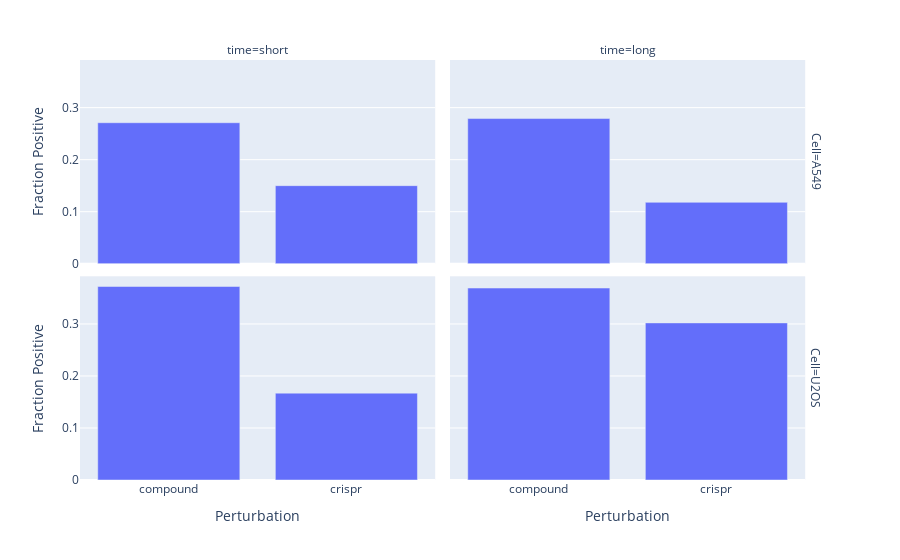

Here is the notebook cell this chart was saved with:
### Code cell
fig = px.bar(
    data_frame=matching_fp_df,
    x="Modality",
    y="fp",
    facet_row="Cell",
    facet_col="time",
)
fig.update_layout(
    xaxis1=dict(title="Perturbation"),
    xaxis2=dict(title="Perturbation"),
    yaxis1=dict(title="Fraction Positive"),
    yaxis3=dict(title="Fraction Positive"),
)
#fig.show("png")
#fig.write_image(
#    f"figures/1.CellProfiler_matching_fp.png", width=640, height=480, scale=2
#)

### Figure 1 — Plotly figure (JSON) as saved in the notebook; plotly's stock layout.template omitted (floating-point values rounded to 4 significant figures)
{"data": [{"alignmentgroup": "True", "hovertemplate": "Cell=A549<br>time=short<br>Modality=%{x}<br>fp=%{y}<extra></extra>", "legendgroup": "", "marker": {"color": "#636efa", "pattern": {"shape": ""}}, "name": "", "offsetgroup": "", "orientation": "v", "showlegend": false, "textposition": "auto", "type": "bar", "x": ["compound", "crispr"], "xaxis": "x3", "y": [0.271, 0.15], "yaxis": "y3"}, {"alignmentgroup": "True", "hovertemplate": "Cell=A549<br>time=long<br>Modality=%{x}<br>fp=%{y}<extra></extra>", "legendgroup": "", "marker": {"color": "#636efa", "pattern": {"shape": ""}}, "name": "", "offsetgroup": "", "orientation": "v", "showlegend": false, "textposition": "auto", "type": "bar", "x": ["crispr", "compound"], "xaxis": "x4", "y": [0.118, 0.279], "yaxis": "y4"}, {"alignmentgroup": "True", "hovertemplate": "Cell=U2OS<br>time=short<br>Modality=%{x}<br>fp=%{y}<extra></extra>", "legendgroup": "", "marker": {"color": "#636efa", "pattern": {"shape": ""}}, "name": "", "offsetgroup": "", "orientation": "v", "showlegend": false, "textposition": "auto", "type": "bar", "x": ["compound", "crispr"], "xaxis": "x", "y": [0.372, 0.167], "yaxis": "y"}, {"alignmentgroup": "True", "hovertemplate": "Cell=U2OS<br>time=long<br>Modality=%{x}<br>fp=%{y}<extra></extra>", "legendgroup": "", "marker": {"color": "#636efa", "pattern": {"shape": ""}}, "name": "", "offsetgroup": "", "orientation": "v", "showlegend": false, "textposition": "auto", "type": "bar", "x": ["crispr", "compound"], "xaxis": "x2", "y": [0.302, 0.369], "yaxis": "y2"}], "layout": {"annotations": [{"font": {}, "showarrow": false, "text": "time=short", "x": 0.24, "xanchor": "center", "xref": "paper", "y": 1, "yanchor": "bottom", "yref": "paper"}, {"font": {}, "showarrow": false, "text": "time=long", "x": 0.74, "xanchor": "center", "xref": "paper", "y": 1, "yanchor": "bottom", "yref": "paper"}, {"font": {}, "showarrow": false, "text": "Cell=U2OS", "textangle": 90, "x": 0.98, "xanchor": "left", "xref": "paper", "y": 0.2425, "yanchor": "middle", "yref": "paper"}, {"font": {}, "showarrow": false, "text": "Cell=A549", "textangle": 90, "x": 0.98, "xanchor": "left", "xref": "paper", "y": 0.7575, "yanchor": "middle", "yref": "paper"}], "barmode": "relative", "legend": {"tracegroupgap": 0}, "margin": {"t": 60}, "xaxis": {"anchor": "y", "domain": [0, 0.48], "title": {"text": "Perturbation"}}, "xaxis2": {"anchor": "y2", "domain": [0.5, 0.98], "matches": "x", "title": {"text": "Perturbation"}}, "xaxis3": {"anchor": "y3", "domain": [0, 0.48], "matches": "x", "showticklabels": false}, "xaxis4": {"anchor": "y4", "domain": [0.5, 0.98], "matches": "x", "showticklabels": false}, "yaxis": {"anchor": "x", "domain": [0, 0.485], "title": {"text": "Fraction Positive"}}, "yaxis2": {"anchor": "x2", "domain": [0, 0.485], "matches": "y", "showticklabels": false}, "yaxis3": {"anchor": "x3", "domain": [0.515, 1], "matches": "y", "title": {"text": "Fraction Positive"}}, "yaxis4": {"anchor": "x4", "domain": [0.515, 1], "matches": "y", "showticklabels": false}}}
